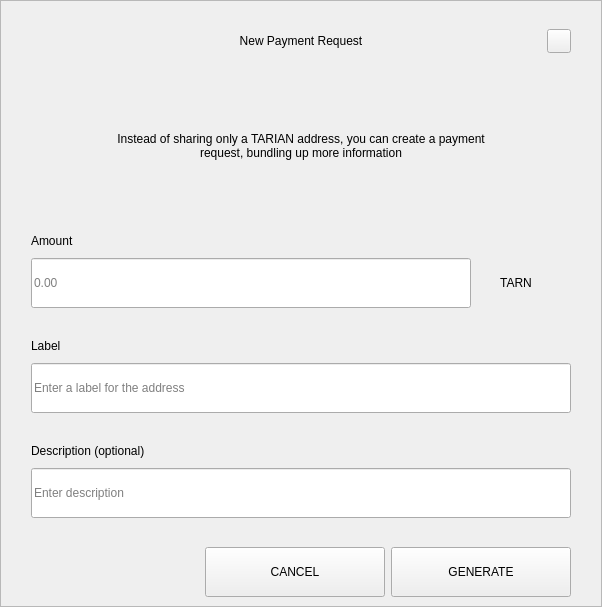
<?xml version="1.0" encoding="UTF-8"?>
<ui version="4.0">
 <class>RequestDialog</class>
 <widget class="QDialog" name="RequestDialog">
  <property name="geometry">
   <rect>
    <x>0</x>
    <y>0</y>
    <width>602</width>
    <height>607</height>
   </rect>
  </property>
  <property name="windowTitle">
   <string>Dialog</string>
  </property>
  <layout class="QVBoxLayout" name="verticalLayout_5">
   <property name="spacing">
    <number>0</number>
   </property>
   <property name="leftMargin">
    <number>0</number>
   </property>
   <property name="topMargin">
    <number>0</number>
   </property>
   <property name="rightMargin">
    <number>0</number>
   </property>
   <property name="bottomMargin">
    <number>0</number>
   </property>
   <item>
    <widget class="QFrame" name="frame">
     <property name="styleSheet">
      <string notr="true"/>
     </property>
     <property name="frameShape">
      <enum>QFrame::StyledPanel</enum>
     </property>
     <property name="frameShadow">
      <enum>QFrame::Raised</enum>
     </property>
     <layout class="QVBoxLayout" name="verticalLayout_4" stretch="1,0,0">
      <property name="spacing">
       <number>0</number>
      </property>
      <property name="leftMargin">
       <number>30</number>
      </property>
      <property name="topMargin">
       <number>20</number>
      </property>
      <property name="rightMargin">
       <number>30</number>
      </property>
      <property name="bottomMargin">
       <number>0</number>
      </property>
      <item>
       <layout class="QHBoxLayout" name="horizontalLayout_3">
        <property name="spacing">
         <number>0</number>
        </property>
        <item>
         <spacer name="horizontalSpacer_21">
          <property name="orientation">
           <enum>Qt::Horizontal</enum>
          </property>
          <property name="sizeHint" stdset="0">
           <size>
            <width>40</width>
            <height>20</height>
           </size>
          </property>
         </spacer>
        </item>
        <item>
         <widget class="QLabel" name="labelTitle">
          <property name="minimumSize">
           <size>
            <width>0</width>
            <height>40</height>
           </size>
          </property>
          <property name="maximumSize">
           <size>
            <width>16777215</width>
            <height>40</height>
           </size>
          </property>
          <property name="styleSheet">
           <string notr="true">padding-left:24px;</string>
          </property>
          <property name="text">
           <string>New Payment Request</string>
          </property>
          <property name="alignment">
           <set>Qt::AlignCenter</set>
          </property>
          <property name="margin">
           <number>7</number>
          </property>
         </widget>
        </item>
        <item>
         <spacer name="horizontalSpacer">
          <property name="orientation">
           <enum>Qt::Horizontal</enum>
          </property>
          <property name="sizeHint" stdset="0">
           <size>
            <width>40</width>
            <height>20</height>
           </size>
          </property>
         </spacer>
        </item>
        <item>
         <widget class="QPushButton" name="btnEsc">
          <property name="minimumSize">
           <size>
            <width>24</width>
            <height>24</height>
           </size>
          </property>
          <property name="maximumSize">
           <size>
            <width>24</width>
            <height>24</height>
           </size>
          </property>
          <property name="focusPolicy">
           <enum>Qt::NoFocus</enum>
          </property>
          <property name="text">
           <string/>
          </property>
         </widget>
        </item>
       </layout>
      </item>
      <item>
       <widget class="QStackedWidget" name="stack">
        <property name="minimumSize">
         <size>
          <width>540</width>
          <height>0</height>
         </size>
        </property>
        <property name="maximumSize">
         <size>
          <width>540</width>
          <height>16777215</height>
         </size>
        </property>
        <property name="currentIndex">
         <number>0</number>
        </property>
        <widget class="QWidget" name="page_1">
         <property name="minimumSize">
          <size>
           <width>540</width>
           <height>0</height>
          </size>
         </property>
         <property name="maximumSize">
          <size>
           <width>540</width>
           <height>16777215</height>
          </size>
         </property>
         <layout class="QVBoxLayout" name="layout1">
          <property name="spacing">
           <number>0</number>
          </property>
          <property name="leftMargin">
           <number>0</number>
          </property>
          <property name="topMargin">
           <number>0</number>
          </property>
          <property name="rightMargin">
           <number>0</number>
          </property>
          <property name="bottomMargin">
           <number>0</number>
          </property>
          <item>
           <spacer name="verticalSpacer_21">
            <property name="orientation">
             <enum>Qt::Vertical</enum>
            </property>
            <property name="sizeType">
             <enum>QSizePolicy::Fixed</enum>
            </property>
            <property name="sizeHint" stdset="0">
             <size>
              <width>20</width>
              <height>30</height>
             </size>
            </property>
           </spacer>
          </item>
          <item alignment="Qt::AlignHCenter">
           <widget class="QLabel" name="labelMessage">
            <property name="minimumSize">
             <size>
              <width>400</width>
              <height>50</height>
             </size>
            </property>
            <property name="text">
             <string>Instead of sharing only a TARIAN address, you can create a payment request, bundling up more information</string>
            </property>
            <property name="alignment">
             <set>Qt::AlignCenter</set>
            </property>
            <property name="wordWrap">
             <bool>true</bool>
            </property>
           </widget>
          </item>
          <item alignment="Qt::AlignBottom">
           <widget class="QWidget" name="containerAmount" native="true">
            <layout class="QVBoxLayout" name="verticalLayout">
             <property name="spacing">
              <number>9</number>
             </property>
             <property name="leftMargin">
              <number>0</number>
             </property>
             <property name="topMargin">
              <number>0</number>
             </property>
             <property name="rightMargin">
              <number>0</number>
             </property>
             <property name="bottomMargin">
              <number>0</number>
             </property>
             <item>
              <widget class="QLabel" name="labelSubtitleAmount">
               <property name="minimumSize">
                <size>
                 <width>350</width>
                 <height>16</height>
                </size>
               </property>
               <property name="maximumSize">
                <size>
                 <width>16777215</width>
                 <height>16</height>
                </size>
               </property>
               <property name="text">
                <string>Amount</string>
               </property>
              </widget>
             </item>
             <item alignment="Qt::AlignTop">
              <widget class="QWidget" name="layoutAmount" native="true">
               <layout class="QHBoxLayout" name="horizontalLayout" stretch="2,0">
                <property name="spacing">
                 <number>0</number>
                </property>
                <property name="leftMargin">
                 <number>0</number>
                </property>
                <property name="topMargin">
                 <number>0</number>
                </property>
                <property name="rightMargin">
                 <number>0</number>
                </property>
                <property name="bottomMargin">
                 <number>0</number>
                </property>
                <item>
                 <widget class="QLineEdit" name="lineEditAmount">
                  <property name="minimumSize">
                   <size>
                    <width>0</width>
                    <height>50</height>
                   </size>
                  </property>
                  <property name="maximumSize">
                   <size>
                    <width>16777215</width>
                    <height>50</height>
                   </size>
                  </property>
                  <property name="placeholderText">
                   <string notr="true">0.00</string>
                  </property>
                 </widget>
                </item>
                <item>
                 <widget class="QWidget" name="comboContainer" native="true">
                  <property name="minimumSize">
                   <size>
                    <width>100</width>
                    <height>50</height>
                   </size>
                  </property>
                  <property name="maximumSize">
                   <size>
                    <width>16777215</width>
                    <height>50</height>
                   </size>
                  </property>
                  <layout class="QHBoxLayout" name="horizontalLayout_31">
                   <property name="spacing">
                    <number>0</number>
                   </property>
                   <property name="leftMargin">
                    <number>0</number>
                   </property>
                   <property name="topMargin">
                    <number>0</number>
                   </property>
                   <property name="rightMargin">
                    <number>10</number>
                   </property>
                   <property name="bottomMargin">
                    <number>0</number>
                   </property>
                   <item>
                    <widget class="QLabel" name="comboBoxCoin">
                     <property name="text">
                      <string>TARN</string>
                     </property>
                     <property name="alignment">
                      <set>Qt::AlignCenter</set>
                     </property>
                    </widget>
                   </item>
                  </layout>
                 </widget>
                </item>
               </layout>
              </widget>
             </item>
            </layout>
           </widget>
          </item>
          <item>
           <spacer name="verticalSpacer_31">
            <property name="orientation">
             <enum>Qt::Vertical</enum>
            </property>
            <property name="sizeType">
             <enum>QSizePolicy::Fixed</enum>
            </property>
            <property name="sizeHint" stdset="0">
             <size>
              <width>20</width>
              <height>30</height>
             </size>
            </property>
           </spacer>
          </item>
          <item>
           <layout class="QVBoxLayout" name="verticalLayoutLabel">
            <property name="spacing">
             <number>9</number>
            </property>
            <item>
             <widget class="QLabel" name="labelSubtitleLabel">
              <property name="minimumSize">
               <size>
                <width>0</width>
                <height>16</height>
               </size>
              </property>
              <property name="maximumSize">
               <size>
                <width>16777215</width>
                <height>16</height>
               </size>
              </property>
              <property name="text">
               <string>Label</string>
              </property>
             </widget>
            </item>
            <item>
             <widget class="QLineEdit" name="lineEditLabel">
              <property name="minimumSize">
               <size>
                <width>0</width>
                <height>50</height>
               </size>
              </property>
              <property name="maximumSize">
               <size>
                <width>16777215</width>
                <height>50</height>
               </size>
              </property>
              <property name="placeholderText">
               <string>Enter a label for the address</string>
              </property>
             </widget>
            </item>
           </layout>
          </item>
          <item>
           <spacer name="verticalSpacer_34">
            <property name="orientation">
             <enum>Qt::Vertical</enum>
            </property>
            <property name="sizeType">
             <enum>QSizePolicy::Fixed</enum>
            </property>
            <property name="sizeHint" stdset="0">
             <size>
              <width>20</width>
              <height>30</height>
             </size>
            </property>
           </spacer>
          </item>
          <item>
           <layout class="QVBoxLayout" name="verticalLayoutDescription">
            <property name="spacing">
             <number>9</number>
            </property>
            <item>
             <widget class="QLabel" name="labelSubtitleDescription">
              <property name="minimumSize">
               <size>
                <width>0</width>
                <height>16</height>
               </size>
              </property>
              <property name="maximumSize">
               <size>
                <width>16777215</width>
                <height>16</height>
               </size>
              </property>
              <property name="text">
               <string>Description (optional)</string>
              </property>
             </widget>
            </item>
            <item>
             <widget class="QLineEdit" name="lineEditDescription">
              <property name="minimumSize">
               <size>
                <width>0</width>
                <height>50</height>
               </size>
              </property>
              <property name="maximumSize">
               <size>
                <width>16777215</width>
                <height>50</height>
               </size>
              </property>
              <property name="placeholderText">
               <string>Enter description</string>
              </property>
             </widget>
            </item>
            <item>
             <spacer name="verticalSpacer_4">
              <property name="orientation">
               <enum>Qt::Vertical</enum>
              </property>
              <property name="sizeType">
               <enum>QSizePolicy::Fixed</enum>
              </property>
              <property name="sizeHint" stdset="0">
               <size>
                <width>20</width>
                <height>20</height>
               </size>
              </property>
             </spacer>
            </item>
           </layout>
          </item>
         </layout>
        </widget>
        <widget class="QWidget" name="page_2">
         <layout class="QVBoxLayout" name="layout2">
          <item>
           <spacer name="verticalSpacer_5">
            <property name="orientation">
             <enum>Qt::Vertical</enum>
            </property>
            <property name="sizeType">
             <enum>QSizePolicy::Fixed</enum>
            </property>
            <property name="sizeHint" stdset="0">
             <size>
              <width>20</width>
              <height>50</height>
             </size>
            </property>
           </spacer>
          </item>
          <item alignment="Qt::AlignHCenter">
           <widget class="QLabel" name="labelQrImg">
            <property name="minimumSize">
             <size>
              <width>260</width>
              <height>260</height>
             </size>
            </property>
            <property name="maximumSize">
             <size>
              <width>260</width>
              <height>260</height>
             </size>
            </property>
            <property name="text">
             <string/>
            </property>
            <property name="alignment">
             <set>Qt::AlignCenter</set>
            </property>
           </widget>
          </item>
          <item>
           <spacer name="verticalSpacer_2">
            <property name="orientation">
             <enum>Qt::Vertical</enum>
            </property>
            <property name="sizeType">
             <enum>QSizePolicy::Fixed</enum>
            </property>
            <property name="sizeHint" stdset="0">
             <size>
              <width>20</width>
              <height>30</height>
             </size>
            </property>
           </spacer>
          </item>
          <item alignment="Qt::AlignHCenter">
           <widget class="QLabel" name="labelAddress">
            <property name="text">
             <string>D7VFR83SQbiezrW72hjcWJtcfip5krte2Z </string>
            </property>
           </widget>
          </item>
          <item>
           <spacer name="verticalSpacer_32">
            <property name="orientation">
             <enum>Qt::Vertical</enum>
            </property>
            <property name="sizeType">
             <enum>QSizePolicy::Expanding</enum>
            </property>
            <property name="sizeHint" stdset="0">
             <size>
              <width>20</width>
              <height>20</height>
             </size>
            </property>
           </spacer>
          </item>
          <item>
           <layout class="QHBoxLayout" name="horizontal">
            <property name="leftMargin">
             <number>20</number>
            </property>
            <property name="rightMargin">
             <number>20</number>
            </property>
            <property name="bottomMargin">
             <number>20</number>
            </property>
            <item>
             <spacer name="horizontalSpacer_4">
              <property name="orientation">
               <enum>Qt::Horizontal</enum>
              </property>
              <property name="sizeHint" stdset="0">
               <size>
                <width>40</width>
                <height>20</height>
               </size>
              </property>
             </spacer>
            </item>
            <item>
             <widget class="QPushButton" name="btnCopyAddress">
              <property name="minimumSize">
               <size>
                <width>180</width>
                <height>50</height>
               </size>
              </property>
              <property name="text">
               <string>COPY ADDRESS</string>
              </property>
             </widget>
            </item>
            <item>
             <widget class="QPushButton" name="btnCopyUrl">
              <property name="minimumSize">
               <size>
                <width>180</width>
                <height>50</height>
               </size>
              </property>
              <property name="text">
               <string>COPY URL</string>
              </property>
             </widget>
            </item>
            <item>
             <spacer name="horizontalSpacer_2">
              <property name="orientation">
               <enum>Qt::Horizontal</enum>
              </property>
              <property name="sizeHint" stdset="0">
               <size>
                <width>40</width>
                <height>20</height>
               </size>
              </property>
             </spacer>
            </item>
           </layout>
          </item>
         </layout>
        </widget>
       </widget>
      </item>
      <item>
       <widget class="QWidget" name="buttonsStack" native="true">
        <layout class="QHBoxLayout" name="horizontalLayout_5">
         <property name="leftMargin">
          <number>20</number>
         </property>
         <property name="rightMargin">
          <number>0</number>
         </property>
         <item>
          <spacer name="horizontalSpacer_41">
           <property name="orientation">
            <enum>Qt::Horizontal</enum>
           </property>
           <property name="sizeHint" stdset="0">
            <size>
             <width>40</width>
             <height>20</height>
            </size>
           </property>
          </spacer>
         </item>
         <item>
          <widget class="QPushButton" name="btnCancel">
           <property name="minimumSize">
            <size>
             <width>180</width>
             <height>50</height>
            </size>
           </property>
           <property name="focusPolicy">
            <enum>Qt::NoFocus</enum>
           </property>
           <property name="text">
            <string>CANCEL</string>
           </property>
          </widget>
         </item>
         <item>
          <widget class="QPushButton" name="btnSave">
           <property name="minimumSize">
            <size>
             <width>180</width>
             <height>50</height>
            </size>
           </property>
           <property name="focusPolicy">
            <enum>Qt::NoFocus</enum>
           </property>
           <property name="text">
            <string>GENERATE</string>
           </property>
          </widget>
         </item>
        </layout>
       </widget>
      </item>
     </layout>
    </widget>
   </item>
  </layout>
 </widget>
 <resources/>
 <connections/>
</ui>
